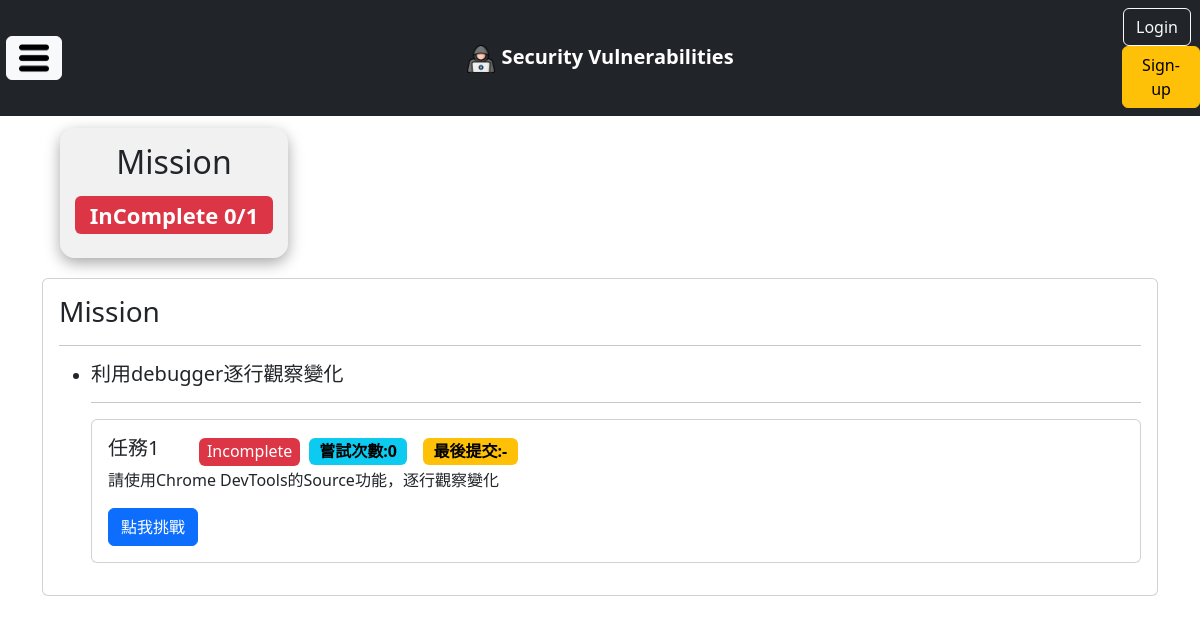
The page /devtools/source on the database its author committed.
### students/models.py (models this page shows, shortened)
class Mission(models.Model):
    title = models.CharField(max_length=100)
    description = models.TextField(default="")
    alias = models.CharField(max_length=100, default="")
    category = models.ForeignKey(MissionCategory, on_delete=models.CASCADE)

### students/views.py (the view)
# urls.py: path('devtools/source', students.devtools_source, name='DevSource'),
def devtools_source(request):
    category_id = MissionCategory.objects.get(title='Source').id
    missions_info, missions_complete_count = StudentService.get_missions_info(request.user.id, category_id)
    return render(request, 'students/dev_source.html', locals())

### students/service.py (called while the page is built)
    def get_max_attempts(user_id, mission_id):
        max_attempts = MissionRecord.objects.filter(student_id=user_id, mission_id=mission_id).aggregate(Max('attempts'))['attempts__max']
        return max_attempts if max_attempts != None else 0

    def get_missions_info(user_id, category_id):
        missions_info = []
        missions = Mission.objects.filter(category_id=category_id)
        missions_complete_count = 0
        for mission in missions:
            records = MissionRecord.objects.filter(student_id=user_id, mission_id=mission.id)
            is_completed = records.filter(is_completed=True).exists()
            if is_completed:
                missions_complete_count += 1
            missions_info.append({
                'mission': mission,
                'records': records,
                'is_completed': is_completed,
                'attempts': StudentService.get_max_attempts(user_id, mission.id),
                'last_attempt': records.order_by('-created_at').first().created_at if records.exists() else ''
            })
        return missions_info, missions_complete_count

### students/templatetags/filter.py (called while the page is built)
@register.filter
def formatTime(datetime):
    if datetime == '':
        return '-'
    return datetime.strftime("%Y/%m/%d")

@register.filter
def length(list):
    return len(list)

### templates/students/dev_source.html (shortened to what this page needs)
{% extends "base.html" %}
{% block content%}
{% load filter %}
<a href="{% url 'Devtools' %}" class="btn" style="background-color: #575656ba;color:white;position:  absolute;left: 25px;">回上一頁</a>
<div class="row">
    <div class="col-9">
        <h1>Source</h1>
    </div>
    <div class="col-3" style="text-align: center;background-color: #e3e3e381;width: 20%;height: 130px;border-radius: 15px; box-shadow: rgba(0, 0, 0, 0.35) 0px 5px 15px;margin: 0px 30px;">
        {% if missions_complete_count == missions_info|length %}
        <h2 style="margin: 15px;">Mission</h2>
        <span class="badge bg-success" style="margin: 0px 0px 15px;font-size: 22px;">
            Complete {{ missions_complete_count }}/{{ missions_info|length }}
        </span>
        {% else %}
        <h2 style="margin: 15px;">Mission</h2>
        <span class="badge bg-danger" style="margin: 0px 0px 15px;font-size: 22px;">
            InComplete {{ missions_complete_count }}/{{ missions_info|length }}
        </span>
        {% endif %}
    </div>
</div>
<div class="card" style="margin: 20px 0px;">
    <div class="card-body">
        <h3 class="card-title">Mission</h3>
        <hr>
        {% for mission_info in missions_info %}
        <ul>
            <li>
                <h5>{{ mission_info.mission.title }}</h4>
                    <hr>
                    <div class="card">
                        <div class="card-body">
                            <div class="row" style="align-items: center;">
                                <h5 class="card-title col-1" style="display: inline;">任務{{ forloop.counter }}</h5>
                                <div class="col-11">
                                    <div style="width: 110px;display: inline-block;text-align: center;">
                                        {% if mission_info.is_completed %}
                                        <span class="badge bg-success">
                                            <h6 style="margin: 0;">Complete</h6>
                                        </span>
                                        {% else %}
                                        <span class="badge bg-danger">
                                            <h6 style="margin: 0;">Incomplete</h6>
                                        </span>
                                        {% endif %}
                                    </div>
                                    <div style="width: 110px;display: inline-block;">
                                        <span class="badge text-bg-info" style="font-size: 16px;">嘗試次數:{{mission_info.attempts }}</span>
                                    </div>
                                    <div style="width: 185px;display: inline-block;">
                                        <span class="badge text-bg-warning" style="font-size: 16px;">最後提交:{{mission_info.last_attempt|formatTime }}</span>
                                    </div>
                                </div>
                            </div>
                            <p class="card-text">{{ mission_info.mission.description }}</p>
                            <button type="button" class="btn btn-primary" data-bs-toggle="modal"
                                data-bs-target="#{{ mission_info.mission.alias }}">
                                點我挑戰
                            </button>
                        </div>
                    </div>
            </li>
        </ul>
        {% endfor %}
    </div>
</div>
{% endblock %}

### static/css/search.css (style rules this page uses)
h2 { text-align: center; }

### rows shown on the page
Mission: mission "利用debugger逐行觀察變化", attempts "0", last_attempt "-", mission.description "請使用Chrome DevTools的Source功能，逐行觀察變化"

### other values the page prints
{{ missions_complete_count }} "0"
{{ missions_info|length }} "1"
